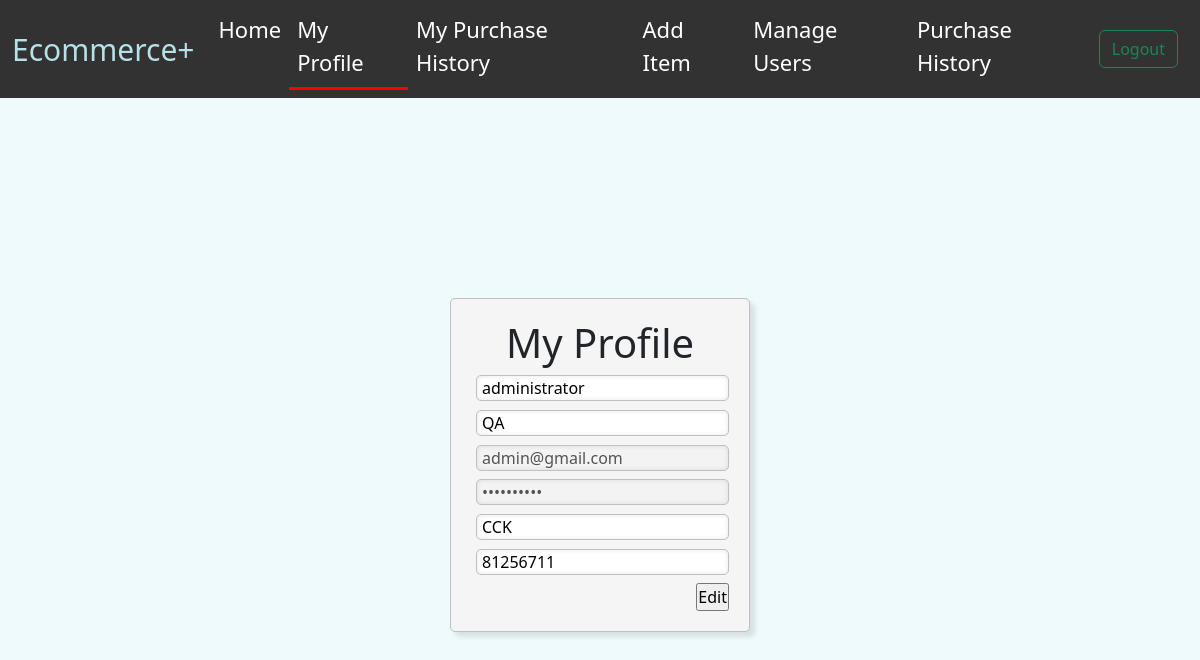
Screenshot of /profile (signed in) with the database file from the repository.
### tables this page shows
CREATE TABLE users (
    user_id INTEGER PRIMARY KEY AUTOINCREMENT,
    first_name varchar(50) NOT NULL,
    last_name varchar(50),
    email varchar(50) NOT NULL UNIQUE,
    password varchar(50) NOT NULL,
    address varchar(100),
    phone_number varchar(20),
    account_type varchar(10) NOT NULL DEFAULT "user",
    time_created DATETIME DEFAULT CURRENT_TIMESTAMP
);

### app.py (the view)
@app.route("/profile", methods=["GET"])
def profile():
    try:
        user_id = session["user_id"]
        conn = get_db_connection()
        user = conn.execute(
            "SELECT * FROM users WHERE user_id = ?", (user_id,)
        ).fetchone()
        conn.close()
        return render_template("profile.html", user=user)
    except Exception as e:
        print(str(e))
        return redirect("/login")

### app.py (called while the page is built)
def get_db_connection():
    conn = sqlite3.connect("sql_database.db")
    conn.row_factory = sqlite3.Row
    return conn

### templates/profile.html (shortened to what this page needs)
{% extends 'base.html' %}
{% block body %}
<div class="signup-content">
    <div class="signup-form-container" id="signup_form">
        <h1 style="text-align: center">My Profile</h1>
        <form action="/editprofile" method="POST">
            <div class="signup-form-input">
                <input class="sign-up-input" type="text" name="first_name" id="first_name" placeholder="First Name" value="{{user.first_name}}" required>
                <input class="sign-up-input" type="text" name="last_name" id="last_name" placeholder="Last Name" value="{{user.last_name}}">
                <input class="sign-up-input" type="email" name="email" id="email" value="{{user.email}}" disabled>
                <input class="sign-up-input" type="password" name="password" id="password" value="NOPASSWORD" disabled masked>
                <input class="sign-up-input" type="text" name="address" id="address" placeholder="Address" value="{{user.address}}" required>
                <input class="sign-up-input" type="text" name="phone_number" id="phone_number" placeholder="Phone Number: 81234567" value="{{user.phone_number}}" pattern="[0-9]{8}" required>
            </div>
            <div class="sign-up-submit-button">
                <input type="submit" value="Edit">
            </div>
        </form>
    </div>
</div>
{% endblock %}

### static/css/main.css (style rules this page uses)
* { margin: 0; padding: 0; }
body, html { height: 100%; font-family: sans-serif; }
.signup-content { display: flex; flex: 1; flex-direction: column; justify-content: center; align-items: center; margin-top: 150px; padding: 50px 50px; text-align: center; }
.signup-form-container { text-align: center; background-color: rgb(245, 245, 245); padding: 20px 20px; border-style: solid; border-width: 1px; border-color: rgb(192, 192, 192); border-radius: 5px; box-shadow: 5px 5px 5px rgba(0, 0, 0, 0.1); width: 300px; }
.signup-form-input { display: flex; flex-direction: column; justify-content: space-between; height: 200px; padding-left: 5px; }
.sign-up-input { padding-left: 5px; border: solid; border-radius: 5px; border-width: 1px; border-color: rgb(192, 192, 192); box-shadow: inset 0px 0px 5px rgba(0, 0, 0, 0.1); }
.sign-up-submit-button { display: flex; margin-top: 8px; justify-content: right; }
body { background-color: #EFFAFD !important; }

### rows the page displays
users: first_name "administrator", last_name "QA", email "admin@gmail.com", address "CCK", phone_number "81256711"
